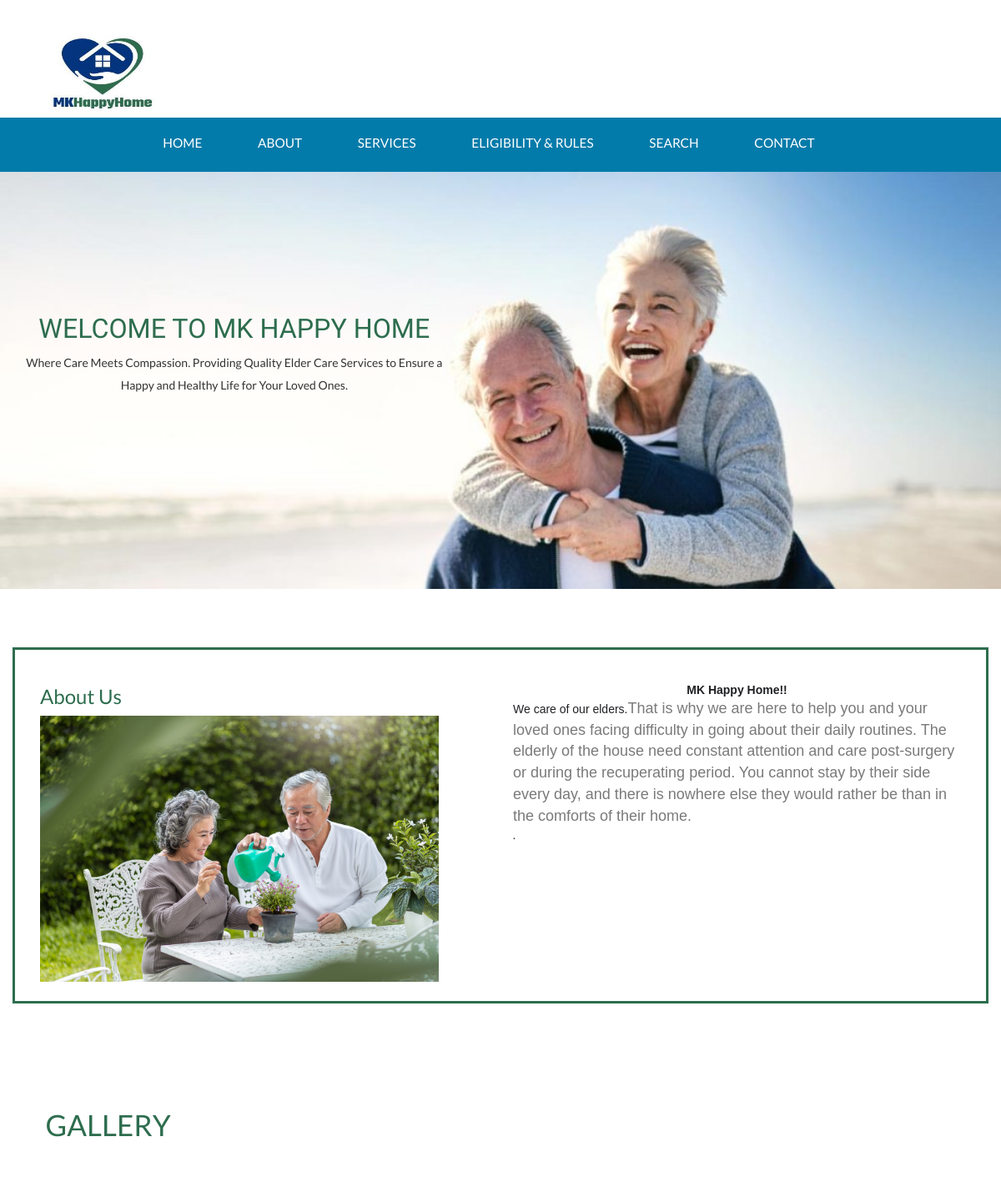
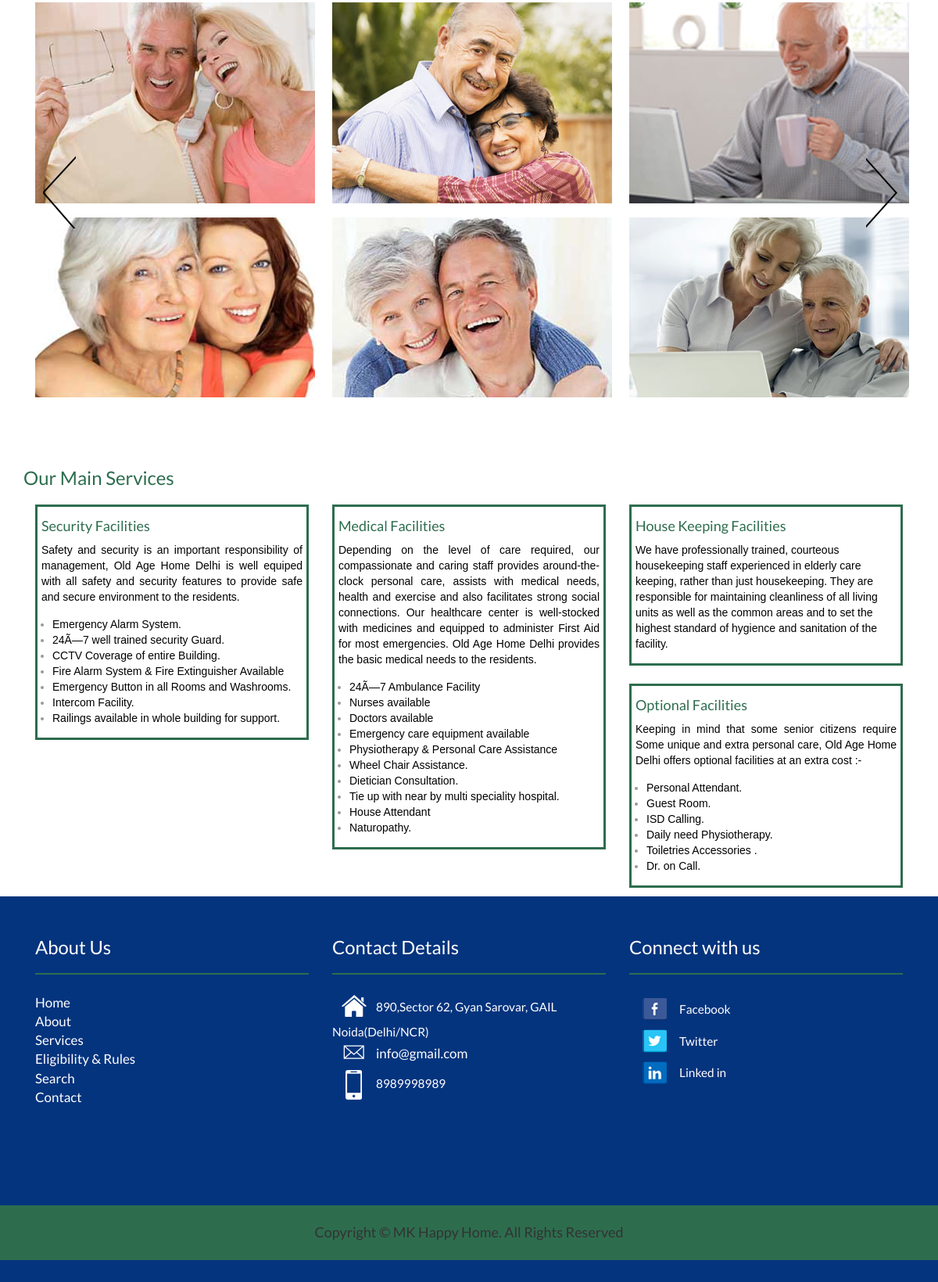
The page / on the database its author committed (2 pictures, top to bottom).
### tables this page shows
CREATE TABLE `tblpage` (
  `ID` int(10) NOT NULL,
  `PageType` varchar(200) DEFAULT NULL,
  `PageTitle` mediumtext DEFAULT NULL,
  `PageDescription` mediumtext DEFAULT NULL,
  `Email` varchar(200) DEFAULT NULL,
  `MobileNumber` bigint(10) DEFAULT NULL,
  `UpdationDate` date DEFAULT NULL,
  `Timing` varchar(200) NOT NULL
);

CREATE TABLE `tblservices` (
  `ID` int(5) NOT NULL,
  `ServiceTitle` varchar(250) DEFAULT NULL,
  `ServiceDescription` mediumtext DEFAULT NULL,
  `CreationDate` timestamp NULL DEFAULT current_timestamp()
);

### index.php (the view, shortened to what this page needs)
<?php
include('includes/config.php');
  ?>
<!DOCTYPE HTML>
<html>
<head>
<link href="css/bootstrap.css" rel='stylesheet' type='text/css' />
<link href="css/style.css" rel='stylesheet' type='text/css' />
</head>
<body>
<?php include_once('includes/header.php');?>
	</div>
<div class="banner-section">
	<div class="container">
		<div class="banner-head">
			<h1>Welcome to MK Happy Home </h1>
			<p>Where Care Meets Compassion. Providing Quality Elder Care Services to Ensure a Happy and Healthy Life for Your Loved Ones.</p>
		</div>
	</div>
</div>
		<div class="welcome-section">
				<div class="container"  style="border: 3px solid #2D6D4E;">
					<div class="welcom-grids" style="padding-top:2%; padding-bottom:2%">
						<div class="col-md-6 welcom-grid-img" >
						<h3 style="color: #2D6D4E">About Us</h3>
							<img src="images/v1.jpg" title="img" />
						</div>
						<div class="col-md-6 welcom-grid-text">
							<?php
								$ret=mysqli_query($con,"select * from tblpage where PageType='aboutus' ");
								while ($row=mysqli_fetch_array($ret)) {
								?>
							<p><?php  echo $row['PageDescription'];?>.</p><?php } ?>
						</div>
						<div class="clearfix"> </div>
					</div>
				</div>
			</div>
			 <div class="letest-section">
 </div>
<div class="Events">
	<div class="wmuSlider example1">
		 	<div class="container">
		 		<h3>Gallery</h3>
				 <article style="position: absolute; width:64%; opacity: 0;">
				   	<div class="client-sections">
						<div class="event-section">
				 				<div class="col-md-4">
				 					<div class="client-img">
					 					<img src="images/i1.jpg" title="" />
									</div>
					 			</div>
				 				<div class="col-md-4">
				 					<div class="client-img">
					 					<img src="images/c5.jpg" title="" />
									</div>
				 				</div>
				 				<div class=" col-md-4">
				 					<div class="client-img">
					 					<img src="images/c4.jpg" title="" />
									</div>
				 				</div>
				 			</div>
				 			<div class="event-section1">
				 				<div class="col-md-4">
				 					<div class="client-img">
					 					<img src="images/c3.jpg" title="" />
									</div>
					 			</div>
				 				<div class="col-md-4">
				 					<div class="client-img">
					 					<img src="images/i2.jpg" title="" />
									</div>
				 				</div>
				 				<div class=" col-md-4">
				 					<div class="client-img">
					 					<img src="images/c1.jpg" title="" />
									</div>
				 				</div>
				 				</div>
			 		 </div>
		 		</article>
			</div>
	</div>
</div>
<div class="container">
	<h3 style="color: #2D6D4E">Our Main Services</h3>
	<?php
		$query=mysqli_query($con,"select * from tblservices");
		$num=mysqli_num_rows($query);
		if($num>0){
		while($row=mysqli_fetch_array($query))
		{
		?>
    <div class="col-md-4" style="margin-top:1%; margin-bottom:1%">
            <div  style="border: 3px solid #2D6D4E; padding:5px">
              <div >
                <h4 style="color: #2D6D4E"><?php echo htmlentities($row['ServiceTitle']);?></h4>
                  <p><?php echo $row['ServiceDescription'];?></p>
              </div>
            </div>
          </div>
        <?php }} ?>
</div>
	<?php include_once('includes/footer.php');?>
</body>
</html>

### includes/header.php (shortened to what this page needs)
<div class="header-top" id="home">
  <div class="container">
    <div class="head-section">
      <div class="logo-content">
            <div class="logo">
                <a href="index.php">
                  <img src="images/1.jpg"  alt="" width="180" height="100" />
                </a>
            </div>
                     </div>
        <div class="social-content">
            <div class="top-icons">
              <ul>
                <li><a class="fb" href="#"><span> </span></a></li>
                <li><a class="gp" href="#"><span> </span></a></li>
                <li><a class="tw" href="#"><span> </span></a></li>
                <li><a class="you" href="#"><span> </span></a></li>
              </ul>
            </div>
          </div>
        </div>
          <div class="clearfix"></div>
    </div>
  <div class="sub-header">
           <nav class="top-nav">
            <ul class="top-nav">
              <li class="active"><a href="index.php">Home</a></li>
              <li><a href="about.php">  About </a></li>
              <li><a href="services.php">Services</a></li>
              <li><a href="eligibility.php">Eligibility & Rules</a></li>
              <li><a href="search.php"> Search </a></li>
              <li><a href="contact.php">Contact</a></li>
            </ul>
          </nav>
  </div>

### includes/footer.php (shortened to what this page needs)
<div class= "footer">
         <div class="container">
            <div class="col-md-4 footer-grid footer-grid1">
                    <div class="Office Address">
                        <h4>About Us</h4>
                       <ul class="bottom-icons">
                       <li class="active"><a href="index.php">Home</a></li>
                <li><a href="about.php">  About </a></li>
                <li><a href="services.php">Services</a></li>
                <li><a href="eligibility.php">Eligibility & Rules </a></li>
                <li><a href="search.php"> Search </a></li>
                <li><a href="contact.php">Contact</a></li>
                        </ul>
                     </div>
                </div>
                <div class="col-md-4 footer-grid footer-grid1">
                    <div class="Office Address">
                        <h4>Contact Details</h4>
                       <ul class="bottom-icons">
                        <?php
                            $ret=mysqli_query($con,"select * from tblpage where PageType='contactus' ");
                            while ($row=mysqli_fetch_array($ret)) {
                            ?>
                            <li><a class="home" href="#"><span> </span></a><?php  echo $row['PageDescription'];?></li>
                            <li><a class="mail" href="mailto:info@example.com"><span> </span><?php  echo $row['Email'];?></a></li>
                            <li><a class="mbl" href="#"><span> </span></a><?php  echo $row['MobileNumber'];?></li>
                            <div class="clearfix"> </div><?php } ?>
                            <br>
                                <iframe src="https://www.google.com/maps/embed?pb=!1m18!1m12!1m3!1d2480.24367395998!2d-0.37909728852553815!3d51.563766306467414!2m3!1f0!2f0!3f0!3m2!1i1024!2i768!4f13.1!3m3!1m2!1s0x4876132cdb24b3cf%3A0x46dc2b9f8b8d6085!2s35%20Leamington%20Cres%2C%20Harrow%20HA2%209HH!5e0!3m2!1sen!2suk!4v1722097423961!5m2!1sen!2suk" width="200" height="100" style="border:0;" allowfullscreen="" loading="lazy"></iframe>
                        </ul>
                     </div>
                </div>
                <div class="col-md-4 footer-grid footer-grid2">
                    <div class=" Follow us here">
                    <h4>Connect with us</h4>
                        <ul class="bottom-icons two">
                            <li><a class="fbook" href="#"><span> </span></a>Facebook</li>
                            <li><a class="twt" href="#"><span> </span></a>Twitter</li>
                            <li><a class="iin" href="#"><span> </span></a>Linked in</li>
                        </ul>
                    </div>
                    </div>
                    <div class="clearfix"> </div>
                </div>
    <div class="footer-bottom">
    <div class="container">
        <div class="row">
            <div class="col-md-12">
                <h4 class="copy-right">Copyright &copy; MK Happy Home. All Rights Reserved</h4>
            </div>
        </div>
    </div>
  </div>
            </div>

### css/style.css (style rules this page uses)
body { background: #fff; font-family: 'Lato', sans-serif; }
.header-top { background: #fff; }
.logo-content { float: left; width:53%; padding: 24px 0 7px 0; }
.logo { float: left; padding-top:10px; width: 70%; }
.social-content { float: right; padding-top: 5%; }
.top-icons ul li,ul.left-icons li { display:inline-block; margin-right: 7px; list-style: none; }
.top-icons ul li a span { width:45px; height:45px; display: inline-block; vertical-align: middle; -webkit-transition: all 0.3s ease; -moz-transition: all 0.3s ease; -o-transition: all 0.3s ease; transition: all 0.3s ease; }
.top-icons ul li a.fb span { background-position: -190px -7px; }
.top-icons ul li a.gp span { background-position: -252px -7px; }
.top-icons ul li a.tw span { background-position: -315px -7px; }
.top-icons ul li a.you span { background-position: -371px -7px; }
.sub-header { background: #037baa; padding-bottom: 5px ; }
.top-nav { float:none; text-align: center; }
.top-nav:before, .top-nav:after { content: " "; display: table; }
.top-nav:after { clear: both; }
.top-nav ul li { display: inline-block; list-style: none; margin-right:2em; }
.top-nav ul li a { color: #fff; text-decoration: none; font-size: 1.1em; font-weight:500; text-transform: uppercase; padding: 10px 18px 10px; display: block; }
.top-nav ul li.active a { height: 10px; display: inline-block; }
nav { position: relative; padding: 0 15px; }
nav ul { padding: 0; float: right; margin: 0; }
nav li { display: inline; position:relative; }
nav a { display: inline-block; text-decoration: none; line-height: 40px; }
.banner-section { background:url(../images/banner.jpg)no-repeat 0px 0px; -webkit-background-size:cover; -o-background-size:cover; -moz-background-size:cover; min-height: 500px; }
.banner-head { width: 44%; margin: 15% 0 auto 0; }
.banner-head h1 { font-family: 'Niconne', cursive; color:#2D6D4E; font-size: 2.3em; text-transform: uppercase; text-align: center; }
.banner-head p { font-family: 'Lato', sans-serif; line-height: 1.9em; text-align: center; }
.welcome-section { padding: 5em 0 3em 0; }
.welcom-grid-img img { width: 89%; }
.welcom-grid-text p { color: #777; font-family: 'Lato', sans-serif; font-size: 1.1em; margin: 1em 0 0 0; font-weight: 400; line-height: 1.9em; }
.letest-section { padding:2em 0 2em 0; }
.Events { padding: 2em 0 5em 0; }
.wmuSlider.example1 h3 { color: #2D6D4E; font-size: 2.5em; margin: 0em 1em 1.5em 0.7em; font-family: 'Lato', sans-serif; font-weight: 400; text-transform: uppercase; }
article > div { text-align: center; }
.wmuSlider { position: relative; overflow: hidden; min-height: 596px; }
.event-section1 { padding-top: 1.3em; }
.footer { background: #05347E; padding: 2em 0; }
.footer-grid h4 { color: #fff; font-size: 1.7em; text-decoration: none; font-weight: 400; margin: 1em 0; border-bottom: 2px solid #2D6D4E; padding: 0px 0 20px 0; }
ul.bottom-icons,ul.bottom-icons.two { padding: 0; }
ul.bottom-icons li,ul.bottom-icons.two li { display: block; margin-left:0px; list-style: none; }
ul.bottom-icons.two li a span { width:32px; height:32px; display: inline-block; background: url('../images/footer.png') no-repeat; vertical-align: middle; -webkit-transition: all 0.3s ease; -moz-transition: all 0.3s ease; -o-transition: all 0.3s ease; transition: all 0.3s ease; margin: 0 16px; }
ul.bottom-icons li a span { width:32px; height:38px; display: inline-block; background: url('../images/icons.png') no-repeat; vertical-align: middle; -webkit-transition: all 0.3s ease; -moz-transition: all 0.3s ease; -o-transition: all 0.3s ease; transition: all 0.3s ease; margin: 0 12px; }
ul.bottom-icons li a.home span { background-position: 0px -119px; }
ul.bottom-icons li a.mail span { background-position: 0px -179px; }
ul.bottom-icons li a.mbl span { background-position: 0px -219px; }
ul.bottom-icons.two li a.fbook span { background-position: -0px -0px; }
ul.bottom-icons.two li a.twt span { background-position: -0px -32px; }
ul.bottom-icons.two li a.iin span { background-position: -0px -64px; }
.bottom-icons li a,.bottom-icons.two li a,.bottom-icons li,.bottom-icons.two li { font-weight: 400; font-size: 1.1em; text-decoration: none; color: #fff; transition: 0.5s all; -webkit-transition: 0.5s all; -moz-transition: 0.5s all; -o-transition: 0.5s all; }
.bottom-icons.two li a { line-height: 2.4em; }
.footer-bottom { background: #2D6D4E none repeat scroll 0 0; padding: 15px; text-align: center; text-color:white; }

### rows shown on the page
tblpage: PageDescription "MK Happy Home!! We care of our elders. That is why we are here to help you and your loved ones facing difficulty in going about their daily routines. The elderly of the house need constant attention and care post-surgery or during the recuperating period. You cannot stay by their side every day, and there is nowhere else they would rather be than in the comforts of their home."
tblservices: ServiceTitle "Security Facilities", ServiceDescription "Safety and security is an important responsibility of management, Old Age Home Delhi is well equiped with all safety and security features to provide safe and secure environment to the residents. Emergency Alarm System. 24Ã—7 well trained security Guard. CCTV Coverage of entire Building. Fire Alarm System & Fire Extinguisher Available Emergency Button in all Rooms and Washrooms. Intercom Facility. Railings available in whole building for support."
tblservices: ServiceTitle "Medical Facilities", ServiceDescription "Depending on the level of care required, our compassionate and caring staff provides around-the-clock personal care, assists with medical needs, health and exercise and also facilitates strong social connections. Our healthcare center is well-stocked with medicines and equipped to administer First Aid for most emergencies. Old Age Home Delhi provides the basic medical needs to the residents. 24Ã—7 Ambulance Facility Nurses available Doctors available Emergency care equipment available Physiotherapy & Personal Care Assistance Wheel Chair Assistance. Dietician Consultation. Tie up with near by multi speciality hospital. House Attendant Naturopathy."
tblservices: ServiceTitle "House Keeping Facilities", ServiceDescription "We have professionally trained, courteous housekeeping staff experienced in elderly care keeping, rather than just housekeeping. They are responsible for maintaining cleanliness of all living units as well as the common areas and to set the highest standard of hygience and sanitation of the facility."
tblservices: ServiceTitle "Optional Facilities", ServiceDescription "Keeping in mind that some senior citizens require Some unique and extra personal care, Old Age Home Delhi offers optional facilities at an extra cost :- Personal Attendant. Guest Room. ISD Calling. Daily need Physiotherapy. Toiletries Accessories . Dr. on Call."
tblpage: PageDescription "890,Sector 62, Gyan Sarovar, GAIL Noida(Delhi/NCR)", Email "info@gmail.com", MobileNumber "8989998989"
